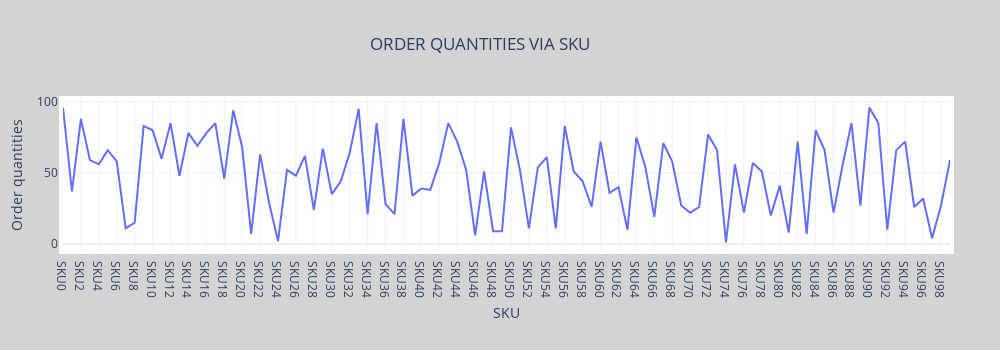

Notebook code cell kept with this figure:
### Markdown cell above
# ORDER QUANTITIES VIA SKU

### Code cell
# visualizing the order quantities via sku on line graph
fig = px.line(df, x="SKU", y="Order quantities", 
              
              title='ORDER QUANTITIES VIA SKU')
fig.update_layout(title_x=0.48) # setting the title to centerf
fig.update_layout(
    autosize=False,
    width=1000,
    height=350,
    margin=dict(
        l=50,
        r=50,
        b=100,
        t=100,
        pad=4
    ),
    paper_bgcolor="lightgrey",
)
fig.show()

### Figure 1 — Plotly figure (JSON) as saved in the notebook; plotly's stock layout.template omitted (floating-point values rounded to 4 significant figures)
{"data": [{"hovertemplate": "SKU=%{x}<br>Order quantities=%{y}<extra></extra>", "legendgroup": "", "line": {"color": "#636efa", "dash": "solid"}, "marker": {"symbol": "circle"}, "mode": "lines", "name": "", "orientation": "v", "showlegend": false, "type": "scatter", "x": ["SKU0", "SKU1", "SKU2", "SKU3", "SKU4", "SKU5", "SKU6", "SKU7", "SKU8", "SKU9", "SKU10", "SKU11", "SKU12", "SKU13", "SKU14", "SKU15", "SKU16", "SKU17", "SKU18", "SKU19", "SKU20", "SKU21", "SKU22", "SKU23", "SKU24", "SKU25", "SKU26", "SKU27", "SKU28", "SKU29", "SKU30", "SKU31", "SKU32", "SKU33", "SKU34", "SKU35", "SKU36", "SKU37", "SKU38", "SKU39", "SKU40", "SKU41", "SKU42", "SKU43", "SKU44", "SKU45", "SKU46", "SKU47", "SKU48", "SKU49", "SKU50", "SKU51", "SKU52", "SKU53", "SKU54", "SKU55", "SKU56", "SKU57", "SKU58", "SKU59", "SKU60", "SKU61", "SKU62", "SKU63", "SKU64", "SKU65", "SKU66", "SKU67", "SKU68", "SKU69", "SKU70", "SKU71", "SKU72", "SKU73", "SKU74", "SKU75", "SKU76", "SKU77", "SKU78", "SKU79", "SKU80", "SKU81", "SKU82", "SKU83", "SKU84", "SKU85", "SKU86", "SKU87", "SKU88", "SKU89", "SKU90", "SKU91", "SKU92", "SKU93", "SKU94", "SKU95", "SKU96", "SKU97", "SKU98", "SKU99"], "xaxis": "x", "y": [96, 37, 88, 59, 56, 66, 58, 11, 15, 83, 80, 60, 85, 48, 78, 69, 78, 85, 46, 94, 68, 7, 63, 29, 2, 52, 48, 62, 24, 67, 35, 44, 64, 95, 21, 85, 28, 21, 88, 34, 39, 38, 57, 85, 72, 52, 6, 51, 9, 9, 82, 52, 11, 54, 61, 11, 83, 51, 44, 26, 72, 36, 40, 10, 75, 54, 19, 71, 58, 27, 22, 26, 77, 66, 1, 56, 22, 57, 51, 20, 41, 8, 72, 7, 80, 66, 22, 55, 85, 27, 96, 85, 10, 66, 72, 26, 32, 4, 27, 59], "yaxis": "y"}], "layout": {"autosize": false, "height": 350, "legend": {"tracegroupgap": 0}, "margin": {"b": 100, "l": 50, "pad": 4, "r": 50, "t": 100}, "paper_bgcolor": "lightgrey", "title": {"text": "ORDER QUANTITIES VIA SKU", "x": 0.48}, "width": 1000, "xaxis": {"anchor": "y", "autorange": true, "domain": [0, 1], "range": [0, 99], "title": {"text": "SKU"}, "type": "category"}, "yaxis": {"anchor": "x", "autorange": true, "domain": [0, 1], "range": [-4.278, 101.3], "title": {"text": "Order quantities"}, "type": "linear"}}}
